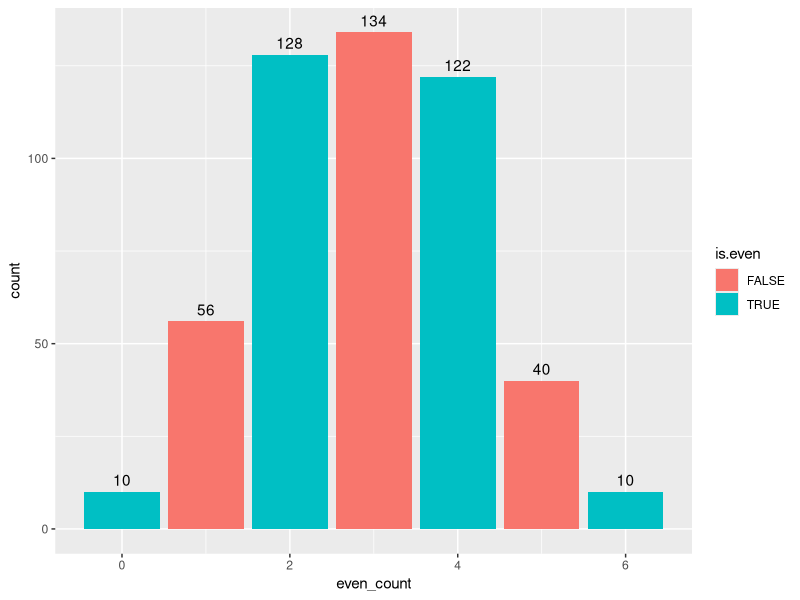
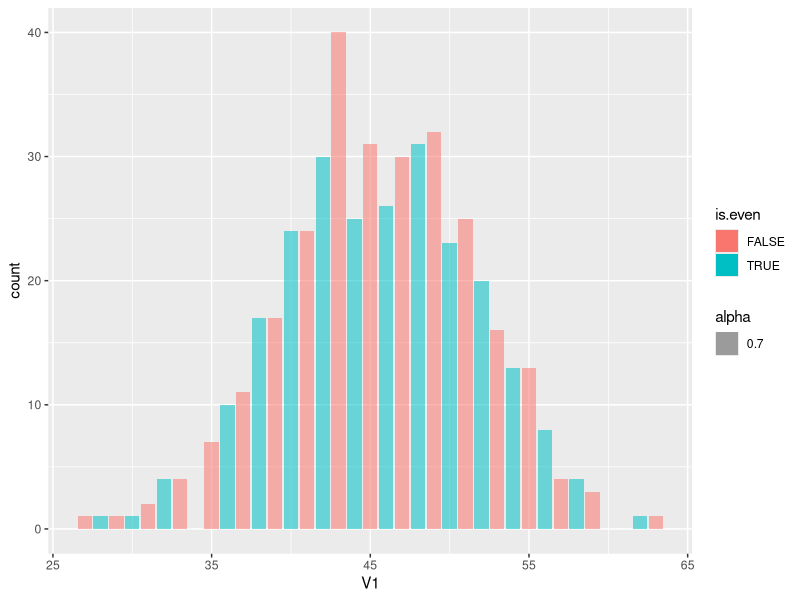
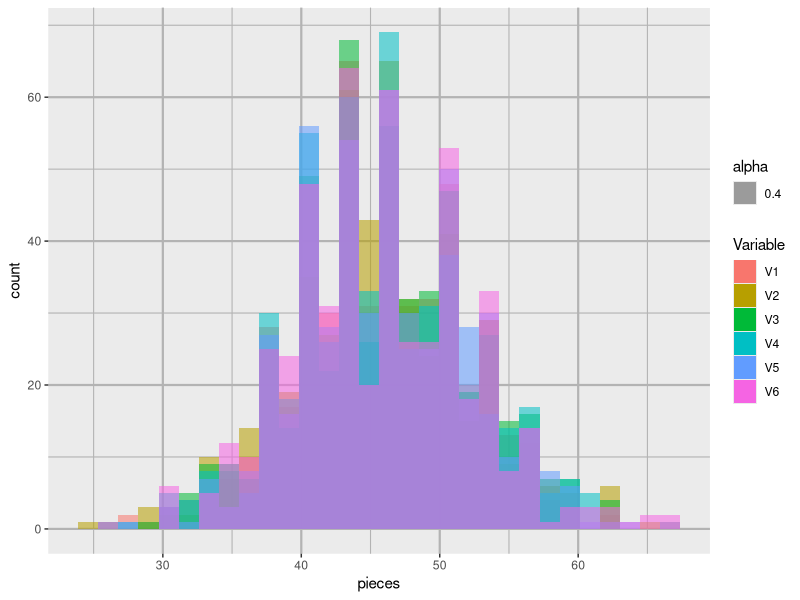
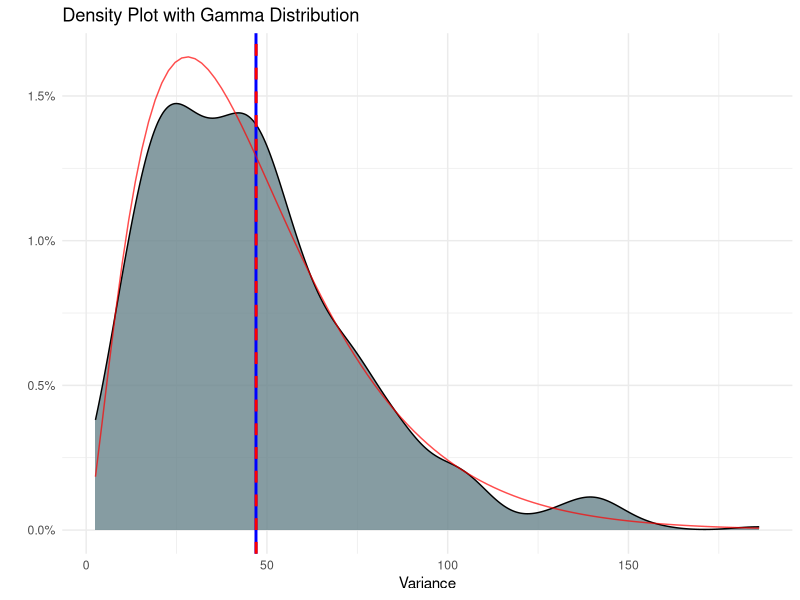
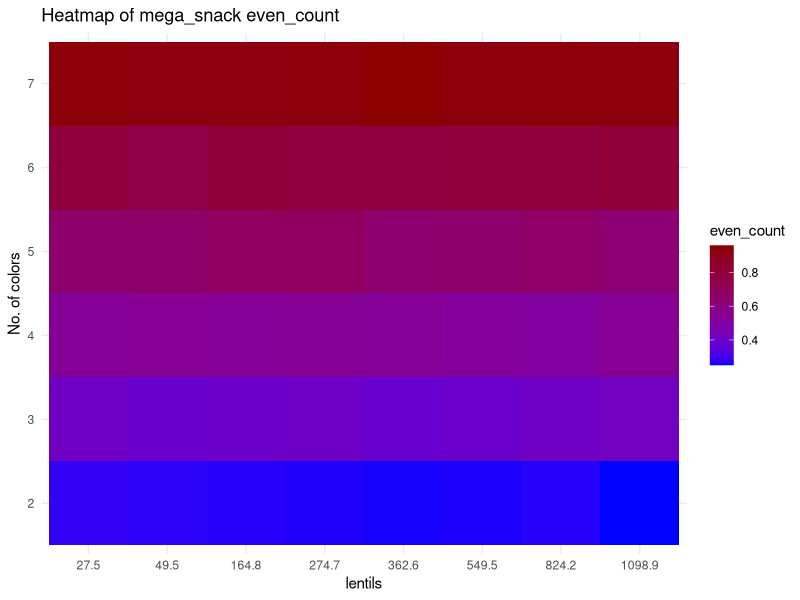
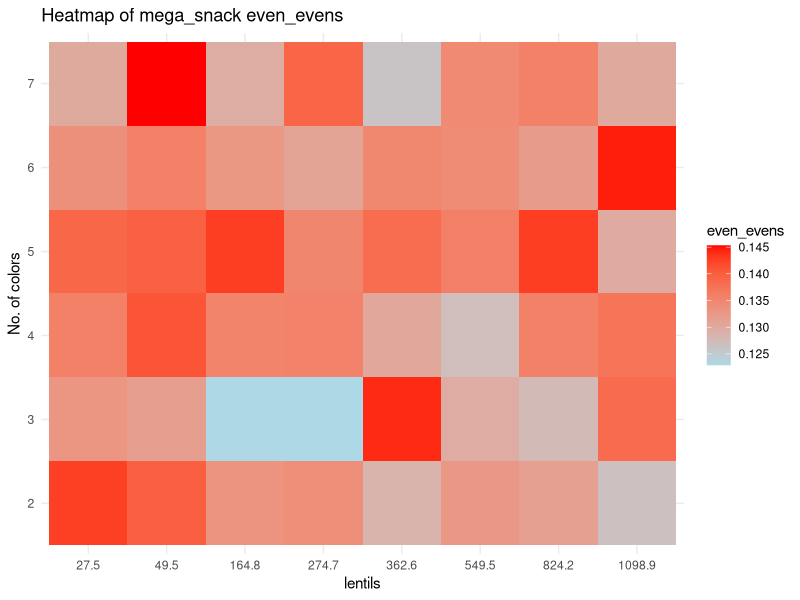
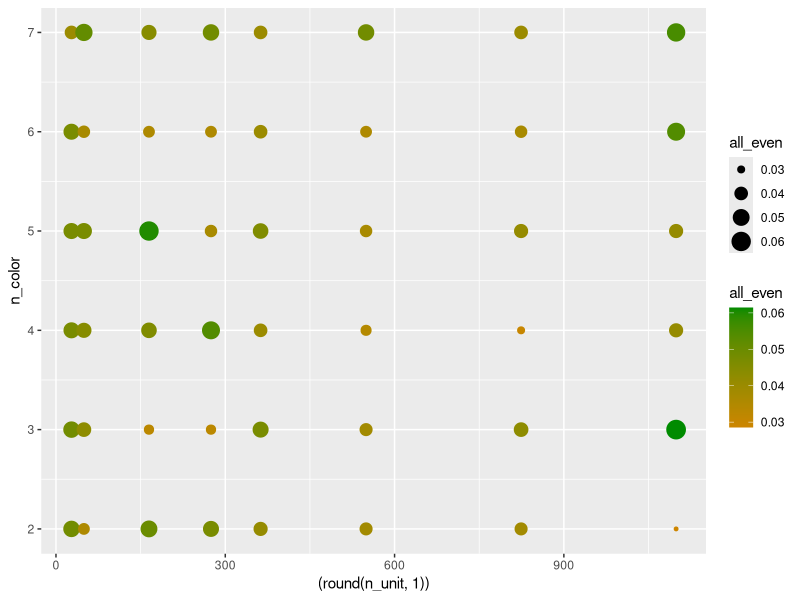
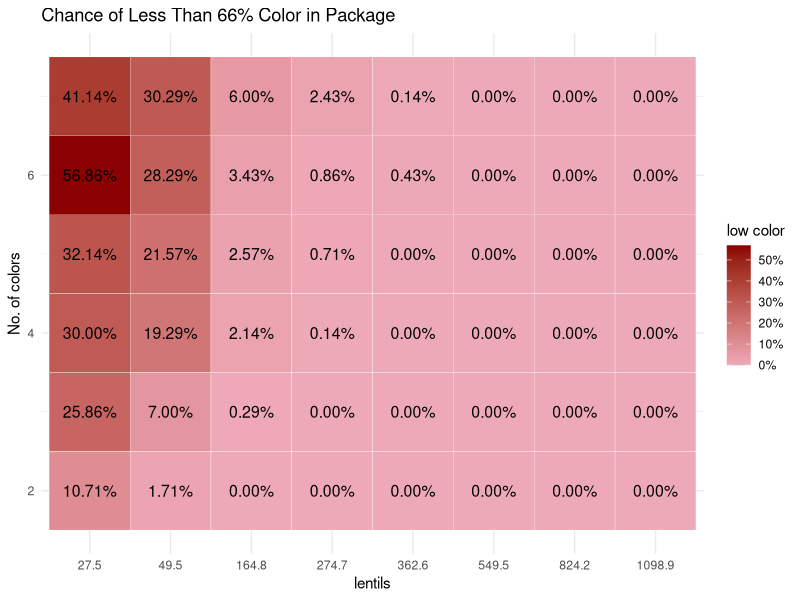

Generate these figures, in order, with R:
## ---- chunk 1
library(tidyverse)
library(MASS) #calculate distribution parameters
library(scales)
## ---- chunk 2
#parameters
nn<- 500            #numbers of bags per sample
n_color<- 6         #unique colors of M&M
gram<- 0.91         #weight of one M&M
bag_g<- 250         #common weight of M&M package
n_unit<- bag_g/gram #M&M per package
av_per_color= n_unit/n_color
paste0("The avarage number of lentils per color is ", round(av_per_color,2))
## ---- chunk 3
#create bag using sample vector
create_bag<- function(x,tx)
  {
  x<- floor(x)+sample(0:1,1)
  res<- matrix(nrow = 1, ncol = tx)
  colnames(res)<- 1:tx
  S_res<- sample(tx,x,replace = T)
  while(sum(table(S_res)>x))
  {S_res<- S_res[-1]}
  for (i in 1:tx) {
    res[,i] <- sum(S_res==i)
    }
  res}

sample_MnM<-function(nn,x_units,t_colors)
  {
  res<- matrix(nrow = nn, ncol = t_colors)
  for (i in 1:nn)
    {res[i,]<- create_bag(x= x_units,tx=t_colors)}
  res}

## ---- chunk 4
#example
print("One bag:")
create_bag(100,6)
print("3 bags:")
sample_MnM(3,10,6) %>% 
   `colnames<-`(c(1:6)) %>% 
   `rownames<-`(c("Bag_1","Bag_2","Bag_3"))
## ---- chunk 5
MnM_sample<- sample_MnM(nn,n_unit,n_color)

MnM_sample<-
  MnM_sample %>% as_data_frame() %>% 
  mutate(even_count= rowSums(across(everything()  , ~ .x %% 2 == 0)), #how many evens colors there are
         even_evens= rowSums(across(c(1:6), ~ .x %% 2 == 1)) %% 2 ==0, #are the uneven colors even
         Variance=    apply(across(c(1:6)), 1, var), #var of candy per color/ type
         low_col=    rowSums(across(c(1:6), ~ .x <= 0.6*av_per_color)),
         min=        apply(across(c(1:6)),1,FUN = min)) # lowest value in color
## ---- chunk 6

MnM_sample %>% 
  mutate(is.even = even_count %%2 ==0) %>% 
  ggplot(aes(x= even_count, fill= is.even))+
  geom_bar()+
    geom_text(
    stat = "count",
    aes(label = ..count..),vjust = -0.5
  ) 

MnM_sample %>%
  mutate(is.even = V1 %%2 ==0) %>% 
  ggplot(aes(x= V1, fill= is.even, alpha= 0.7))+
  geom_bar()

#summary of all colors
rbind(
MnM_sample$V1 %>% summary(),
MnM_sample$V2 %>% summary(),
MnM_sample$V3 %>% summary(),
MnM_sample$V4 %>% summary(),
MnM_sample$V5 %>% summary(),
MnM_sample$V6 %>% summary()
) %>% as.data.frame() %>% cbind(sapply(MnM_sample[,1:6],var,na.rm=1)) %>% 
  rename("Var" ="sapply(MnM_sample[, 1:6], var, na.rm = 1)")
## ---- chunk 7
#test mu is av_per_color
check_mean_hypothesis <- function(data, column_name, X) {
  test_result <- t.test(data[[column_name]], mu = X)
  return(test_result$p.value)
}

columns_to_test <- colnames(MnM_sample[,1:6])
test_results <- sapply(columns_to_test, function(col) {
  check_mean_hypothesis(MnM_sample, col, av_per_color)
})

percent(test_results)
## ---- chunk 8
check_mean_hypothesis <- function(data, column_name, X) {
  t.test(data[[column_name]], mu = X)$p.value}

check_two_sample_t_test <- function(data, col1, col2) {
  t.test(data[[col1]], data[[col2]])$p.value}

columns_to_test <- colnames(MnM_sample[,1:6])
num_cols <- length(columns_to_test)
p_value_matrix <- matrix(NA, nrow = num_cols, ncol = num_cols, dimnames = list(columns_to_test, columns_to_test))
for (i in 1:num_cols) {
  for (j in 1:num_cols) {
    if (i == j) { #diagonal test of mu
      p_value_matrix[i, j] <- check_mean_hypothesis(MnM_sample, columns_to_test[i], av_per_color)
    } else { # 2 sample t.test
      p_value_matrix[i, j] <- check_two_sample_t_test(MnM_sample, columns_to_test[i], columns_to_test[j])
    }
  }
}

round(as.data.frame(p_value_matrix),4)
## ---- chunk 9
MnM_sample %>%
    pivot_longer(cols = 1:6, names_to = "Variable", values_to = "pieces") %>%
    ggplot(aes(fill=Variable ,x= pieces, alpha= 0.4))+
  geom_histogram(position = "identity")+
  theme(panel.grid = element_line(color = "grey70",
                                  size = 0.75))
## ---- chunk 10
gamma_params <- fitdistr(MnM_sample$Variance, "gamma")$estimate
paste0("The parameters of the gamma shaped variance is shape ", round(gamma_params[1],3)," and rate ", round(gamma_params[2],3) )
shape_est <- gamma_params["shape"]
scale_est <- 1 / gamma_params["rate"] #using Scale= 1/Rate

MnM_sample %>% #plot density
  ggplot(aes(x = Variance, fill = "orange")) +
  geom_density(fill= "lightblue4", alpha= 0.8) +
  geom_vline(xintercept = mean(MnM_sample$Variance), color = "blue", size=1) +
  geom_vline(xintercept = scale_est*shape_est, color = "red", linetype = "dashed", size=1) +
  stat_function(fun = dgamma, args = list(shape = shape_est, scale = scale_est), 
                color = "red", alpha= 0.7) +
  labs(title = "Density Plot with Gamma Distribution",
       x = "Variance",
       y = "") +
  scale_y_continuous(label=scales::label_percent(.1)) + 
  theme_minimal()
## ---- chunk 11
mega_snack<- function(nn,n_unit,n_color)
  {
  m_sample<- length(n_unit)*length(n_color)
  nul_mat= matrix(nrow = m_sample, ncol = 6)
  res<- cbind(rep(n_unit,length(n_color)),sort(rep(n_color,length(n_unit))),
                                               nul_mat)
  for (i in 1:(dim(res)[1]))
  {
    #print(c(res[i,1],res[i,2]))
    low_color<- 0.666*res[i,1]/(res[i,2])
    small_sample<- sample_MnM(nn,res[i,1],res[i,2])
    small_sample<-
      small_sample %>% as_data_frame() %>% 
      mutate(even_count= rowSums(across(everything()  , ~ .x %% 2 == 0))/n_color, #how many evens colors there are
             even_evens= (rowSums(across(c(1:n_color)  , ~ .x %% 2 == 1)) %% 2 ==0)/n_color, #are the uneven colors even
             var_col=    apply(across(c(1:n_color)), 1, var), #var of candy per color/ type
             min=        apply(across(c(1:n_color)), 1, min), #lowest value in color
             all_even=   rowSums(across(c(1:n_color)  , ~ .x %% 2 == 0))== n_color,
             low_col=    rowSums(across(c(1:n_color), ~ .x <= low_color ))>=1
            )
    res[i,3]<- mean(small_sample$even_count)
    res[i,4]<- mean(small_sample$even_evens)
    res[i,5]<- mean(small_sample$var_col)
    res[i,6]<- mean(small_sample$all_even)
    res[i,7]<- mean(small_sample$low_col)
    res[i,8]<- min(small_sample$min)
      }
  colnames(res)<- c("n_unit", "n_color", "even_count", "even_evens", "var_col","all_even","low_color","smallest_col")
  res %>% as.data.frame()
  }
## ---- chunk 12
color_op<- 2:7
grams_op<- c(25,45,150,250,330,500,750,1000)
n_unit_op<- grams_op/gram

mega_snack_1<-
  mega_snack(700,n_unit_op,color_op) %>% #as.data.frame() %>% 
  mutate(n_unit= round(n_unit,1))

mega_snack_1 %>% head(6)

## ---- chunk 13
mega_snack_1 %>%
  ggplot(aes(x = factor((round( n_unit,1) )), y = factor(n_color ), fill = even_count )) +
  geom_tile() +
  scale_fill_gradient(low = "blue", high = "red4")+
  labs(title = "Heatmap of mega_snack even_count",
       x = "lentils",
       y = "No. of colors",
       fill = "even_count") +
  theme_minimal()
## ---- chunk 14
mega_snack_1 %>%
  ggplot(aes(x = factor((round( n_unit,1) )), y = factor(n_color ), fill = even_evens )) +
  geom_tile() +
  scale_fill_gradient(low = "lightblue", high = "red")+
  labs(title = "Heatmap of mega_snack even_evens",
       x = "lentils",
       y = "No. of colors",
       fill = "even_evens") +
  theme_minimal()
## ---- chunk 15
mega_snack_1 %>%
  ggplot(aes(x = (round( n_unit,1) ), y = n_color , color = all_even,size = all_even )) +
  geom_point() +
  scale_color_gradient(low = "orange3", high = "green4")
  labs(title = "Heatmap of mega_snack all evens",
       x = "lentils",
       y = "No. of colors",
       color = "all_even") +
  theme_minimal()
## ---- chunk 16
mega_snack_1 %>%
  ggplot(aes(x = factor(round(n_unit, 1)), y = n_color, fill = low_color))+
  geom_tile(color = "white") +
    geom_text(aes(label = sprintf("%.2f%%", low_color * 100)), color = "black", size = 4)+
  scale_fill_gradient(low = "pink2", high = "red4",labels = scales::percent)+
  labs(title = "Chance of Less Than 66% Color in Package",
       x = "lentils",
       y = "No. of colors",
       fill = "low color")+
  theme_minimal()
## ---- chunk 17

mega_snack_1 %>% 
  select_(1,2,8) %>% 
  mutate(smallest_to_mu= smallest_col*n_color/n_unit) %>%
   ggplot(aes(x = factor(round(n_unit, 1)), y = n_color, fill = smallest_to_mu))+
  geom_tile(color = "white") +
    geom_text(aes(label = sprintf("%.2f%%", smallest_to_mu * 100)), color = "black", size = 4)+
  scale_fill_gradient(low = "pink2", high = "red4",labels = scales::percent)+
  labs(title = "Chance of Less Than 66% Color in Package",
       x = "lentils",
       y = "No. of colors",
       fill = "low color")+
  theme_minimal()
  
